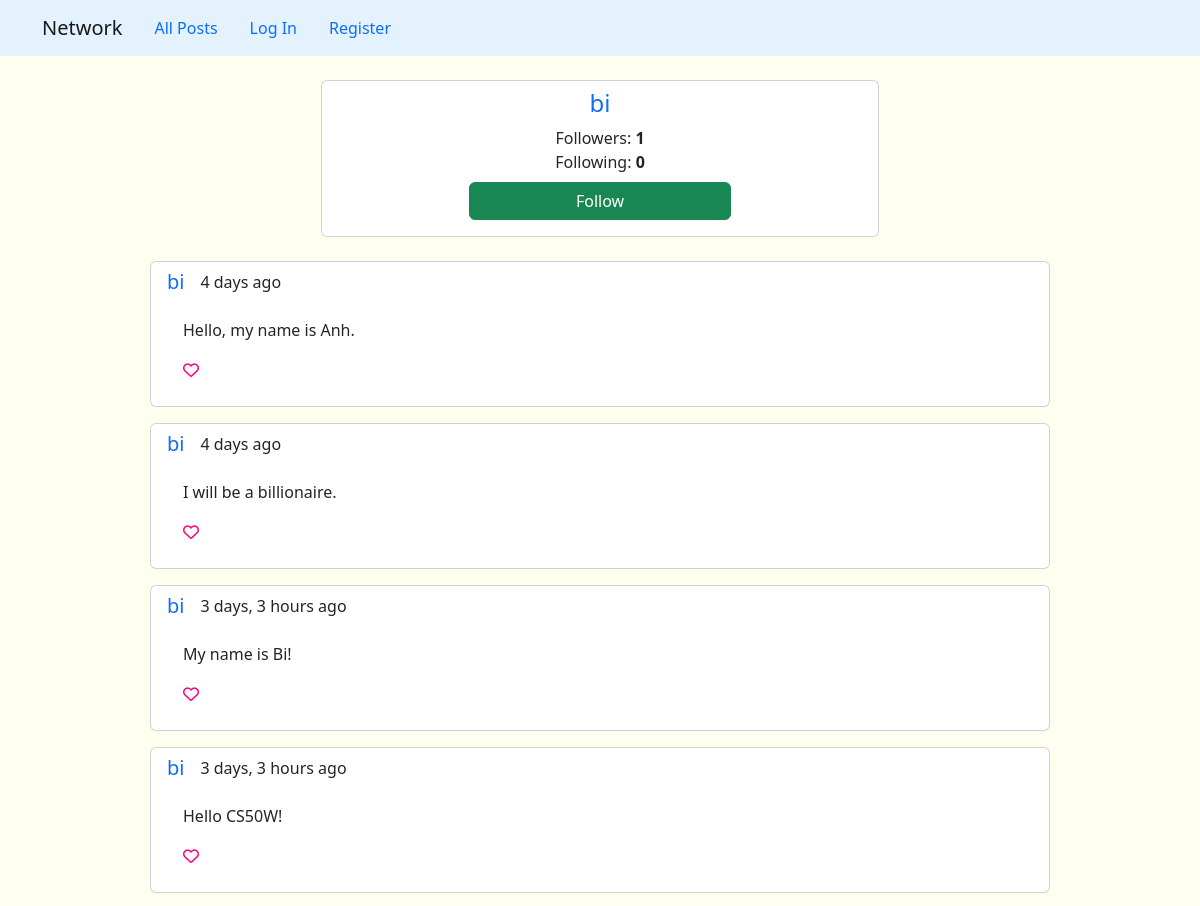
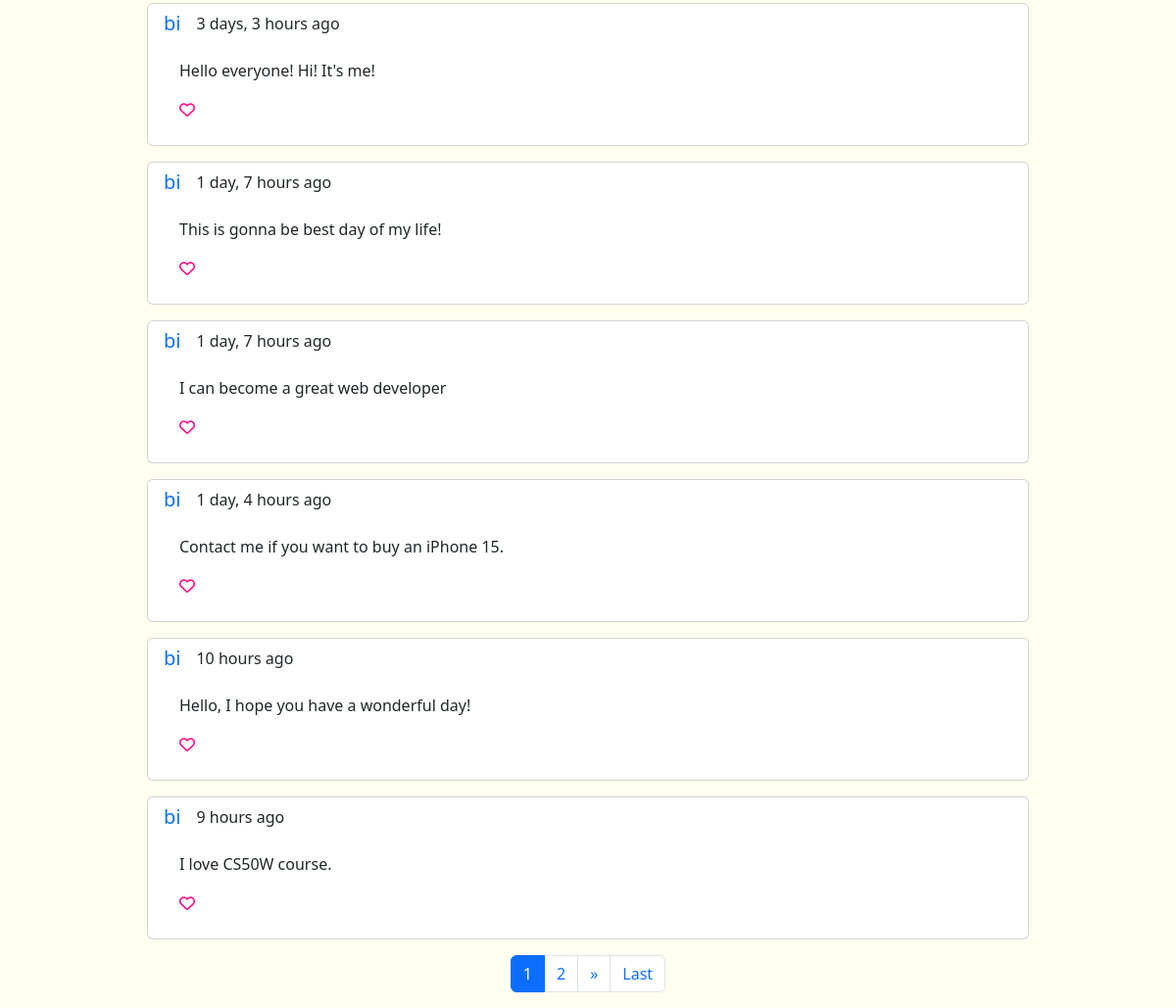
Screenshot of /user-profile/2 with the database file from the repository (2 pictures, top to bottom).
### network/models.py (models this page shows, shortened)
class User(AbstractUser):
    followers = models.ManyToManyField('self', symmetrical=False, related_name='followers_users', blank=True)
    following = models.ManyToManyField('self', symmetrical=False, related_name='following_users', blank=True)
    pass

class Post(models.Model):
    owner = models.ForeignKey(User, on_delete=models.CASCADE, related_name="owned_posts")
    message = models.TextField()
    likes = models.ManyToManyField(User, related_name='liked_posts')
    timestamp = models.DateTimeField(auto_now_add=True)

### network/views.py (the view, shortened to what this page needs)
# urls.py: path("user-profile/<int:uid>", views.viewProfile, name="user-profile")
def viewProfile(request, uid):
    user_profile = User.objects.get(pk=uid)
    if request.method == "GET":
        posts_data = Post.objects.filter(owner=user_profile)
        follow_status = None
        if request.user:
            follow_status = check_follow_status(request, user_profile.id)
            p = Paginator(posts_data, 10)
            page_number = request.GET.get('page')
            page_obj = p.get_page(page_number)
            context = {'user_profile': user_profile, 'page_obj': page_obj, 'loop_times': range(
                1, page_obj.paginator.num_pages + 1), 'follow_status': follow_status}
            return render(request, 'network/userProfile.html', context)
        return render(request, 'network/userProfile.html', context)

### network/templates/network/userProfile.html (shortened to what this page needs)
{% extends "network/layout.html" %}
{% load humanize %}
    {% block body %}
		<div class="card mt-3 px-3 py-2 w-50 mx-auto text-center">
			<h4 class="card-title text-primary">{{user_profile.username}}</h4>
			<div>Followers: <span class="fw-bold" id="followers">{{user_profile.followers.all|length}}</span></div>
			<div>Following: <span class="fw-bold" id="following">{{user_profile.following.all|length}}</span></div>
			{% if user.id != user_profile.id %}
			<form >
				<button type="button" id="btn-profile" class="btn w-50 my-2 mx-auto" data-profile-id="{{user_profile.id}}" data-follow-status="{{follow_status}}">
					{% if follow_status == 'following' %}
						Unfollow
					{% else %}
						Follow
					{% endif %}
				</button>
			</form>
			{% endif %}
		</div>
		</div>
		{% for post in page_obj %}
		<div class="card mt-3 px-3 py-2 w-75 mx-auto">
		<div class="d-flex">
			<h5 class="card-title text-primary">{{user_profile.username}}</h5>
			<span class="text-small ms-3">{{post.timestamp|naturaltime}}</span>
		</div>
		<div class="card-body">
      <p class="card-text">{{post.message}}</p>
      <span
        class=""
        data-post-id="{{post.id}}"
        data-is-user-login="{% if user.is_authenticated %}True{% else %}False{% endif %}"
      >
        <i
        class="{% if post.totalLikes > 0 %} fa-solid {% else %} fa-regular {% endif %} fa-heart love-icon"
        style="color: #ff0080"></i>
      </span>
    </div>
		</div>
		{% endfor %}
		  {% if page_obj.paginator.num_pages > 1 %}
  <nav aria-label="Page navigation">
    <ul class="pagination justify-content-center mt-3">
        {% for i in loop_times %}
            <li class="page-item"><a class="page-link {% if page_obj.number == i %} active {% endif %}" href="?page={{i}}">{{i}}</a></li>
        {% endfor %}
        {% if page_obj.has_next %}
            <li class="page-item"><a class="page-link" href="?page={{page_obj.next_page_number}}"><span aria-hidden="true">&raquo;</span></a></li>
            <li class="page-item"><a class="page-link" href="?page={{ page_obj.paginator.num_pages }}">Last</a></li>
        {% endif %}
    </ul>
   </nav>
   {% endif %}
	{% endblock %}

### network/static/network/styles.css (style rules this page uses)
body { background-color: ivory; }
.love-icon { cursor: pointer; }

### rows the page displays
User: username "bi", followers.all|length "1", following.all|length "0"
Post: timestamp "4 days ago", message "Hello, my name is Anh."
Post: timestamp "4 days ago", message "I will be a billionaire."
Post: timestamp "3 days, 3 hours ago", message "My name is Bi!"
Post: timestamp "3 days, 3 hours ago", message "Hello CS50W!"
Post: timestamp "3 days, 3 hours ago", message "Hello everyone! Hi! It's me!"
Post: timestamp "1 day, 7 hours ago", message "This is gonna be best day of my life!"
Post: timestamp "1 day, 7 hours ago", message "I can become a great web developer"
Post: timestamp "1 day, 4 hours ago", message "Contact me if you want to buy an iPhone 15."
Post: timestamp "10 hours ago", message "Hello, I hope you have a wonderful day!"
Post: timestamp "9 hours ago", message "I love CS50W course."

### other values shown
{{ i }} "1" "2"
